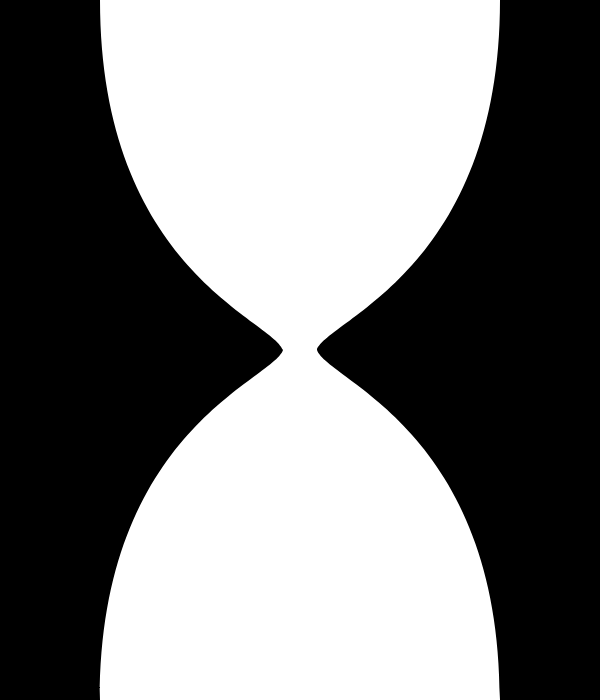
Frame 1 (no input)
Frame 60 (no input): identical to frame 1, image omitted
Frame 120 (the mouse pressed at the canvas centre since frame 60): identical to frame 1, image omitted

The p5.js sketch that drew this single still picture (run headless with seeded random() and noise() and a simulated clock; from frame 60 on, the mouse is pressed at the canvas centre):

// p5.js sketch
// ── sketch.js
let inputStr = '';
let sandChars = []; 
let accumulatedPileVolume = 0; 


let isFlipping = false;
let flipAngle = 0;
let flipThreshold = 140; 

function setup() {
  createCanvas(600, 700); 
}

function draw() {
  background(0); 

  let cx = width / 2;
  let topY = 0;         
  let bottomY = height; 
  let neckY = height / 2;
  let neckW = 34;       
  let bulbW = 200;      

  
  if (isFlipping) {
    flipAngle += 0.05; 
    
    if (flipAngle >= PI) {
      isFlipping = false;
      flipAngle = 0;
      
      for (let i = 0; i < sandChars.length; i++) {
        let p = sandChars[i];
        p.x = width - p.x;   
        p.y = height - p.y;  
        p.angle += 180;      
        
        p.isStopped = false; 
        p.scattered = false; 
        p.vy = random(1, 3); 
        p.vx = random(-1.2, 1.2); 
      }
      accumulatedPileVolume = 0; 
    }
  }

  push();
  translate(cx, neckY);
  rotate(flipAngle);
  translate(-cx, -neckY);

  
  fill(255);
  noStroke();
  beginShape();
  vertex(cx - bulbW, topY); 
  vertex(cx + bulbW, topY); 
  bezierVertex(cx + bulbW, neckY - 80, cx + neckW / 2 + 10, neckY - 30, cx + neckW / 2, neckY);
  bezierVertex(cx + neckW / 2 + 10, neckY + 30, cx + bulbW, neckY + 80, cx + bulbW, bottomY);
  vertex(cx - bulbW, bottomY); 
  bezierVertex(cx - bulbW, neckY + 80, cx - neckW / 2 - 10, neckY + 30, cx - neckW / 2, neckY);
  bezierVertex(cx - neckW / 2 - 10, neckY - 30, cx - bulbW, neckY - 80, cx - bulbW, topY);
  endShape(CLOSE);

  
  for (let i = 0; i < sandChars.length; i++) {
    if (!isFlipping) {
      sandChars[i].update();
    }
    sandChars[i].display();
  }
  pop(); 

  
  fill(0);
  textSize(24);
  textAlign(CENTER, CENTER);
  text(inputStr, width / 2, 40); 

  if (!isFlipping && accumulatedPileVolume > flipThreshold) {
    isFlipping = true;
  }
}


function mousePressed() {
  sandChars = [];              
  accumulatedPileVolume = 0;   
  isFlipping = false;         
  flipAngle = 0;               
  inputStr = '';                
}

function keyTyped() {
  if (keyCode === ENTER && !isFlipping) {
    let repeatCount = 20; 
    for (let r = 0; r < repeatCount; r++) {
      for (let i = 0; i < inputStr.length; i++) {
        let ch = inputStr.charAt(i);
        let startX = width / 2 + random(-10, 10); 
        let startY = height / 2 - random(20, 250); 
        sandChars.push(new SandChar(startX, startY, ch));
      }
    }
    inputStr = ''; 
  } else if (!isFlipping) {
    inputStr += key; 
  }
}

function keyPressed() {
  if (keyCode === BACKSPACE) {
    inputStr = inputStr.substring(0, inputStr.length - 1);
  }
}

class SandChar {
  constructor(_x, _y, _c) {
    this.x = _x;
    this.y = _y;
    this.ch = _c;
    this.vx = random(-6, 6); 
    this.vy = random(1, 3); 
    this.g = 0.5; 
    this.angle = 0;
    this.isStopped = false;
    this.scattered = false; 
  }

  update() {
    if (!this.isStopped) {
      this.vy += this.g; 
      if (this.y < height / 2 - 20) {
        if (this.x < width / 2 - 15) this.vx += 0.8;
        else if (this.x > width / 2 + 15) this.vx -= 0.8;
        this.vx *= 0.9; 
      }
      this.x += this.vx;
      this.y += this.vy;
      this.angle += 8; 

      if (this.y > height / 2 + 30 && !this.scattered) { 
        this.vx += random(-5, 5); 
        this.scattered = true; 
      }
      if (this.y > height / 2 + 30) { 
        this.floorY = height - 5 - accumulatedPileVolume - random(0, 25); 
      }
      if (this.floorY && this.y > this.floorY) {
        this.y = this.floorY; 
        this.isStopped = true; 
        accumulatedPileVolume += 0.2; 
      }
    }
  }

  display() {
    push();
    translate(this.x, this.y);
    if (!this.isStopped) {
      rotate(radians(this.angle)); 
    }
    fill(0); 
    textSize(14); 
    textAlign(CENTER, CENTER);
    text(this.ch, 0, 0);
    pop();
  }
}
